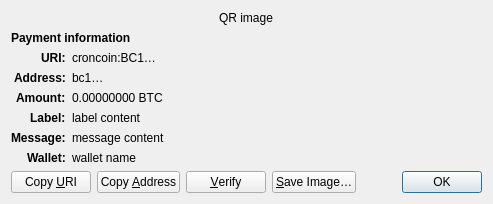
<?xml version="1.0" encoding="UTF-8"?>
<ui version="4.0">
 <class>ReceiveRequestDialog</class>
 <widget class="QDialog" name="ReceiveRequestDialog">
  <property name="geometry">
   <rect>
    <x>0</x>
    <y>0</y>
    <width>413</width>
    <height>229</height>
   </rect>
  </property>
  <property name="windowTitle">
   <string>Request payment to …</string>
  </property>
  <layout class="QGridLayout" name="gridLayout" columnstretch="0,1">
   <property name="sizeConstraint">
    <enum>QLayout::SetFixedSize</enum>
   </property>
   <item row="0" column="0" colspan="2" alignment="Qt::AlignHCenter">
    <widget class="QRImageWidget" name="qr_code">
     <property name="text">
      <string notr="true">QR image</string>
     </property>
     <property name="textInteractionFlags">
      <set>Qt::NoTextInteraction</set>
     </property>
    </widget>
   </item>
   <item row="1" column="0" colspan="2">
    <widget class="QLabel" name="payment_header">
     <property name="font">
      <font>
       <weight>75</weight>
       <bold>true</bold>
      </font>
     </property>
     <property name="text">
      <string>Payment information</string>
     </property>
     <property name="textInteractionFlags">
      <set>Qt::NoTextInteraction</set>
     </property>
    </widget>
   </item>
   <item row="2" column="0" alignment="Qt::AlignRight|Qt::AlignTop">
    <widget class="QLabel" name="uri_tag">
     <property name="font">
      <font>
       <weight>75</weight>
       <bold>true</bold>
      </font>
     </property>
     <property name="text">
      <string notr="true">URI:</string>
     </property>
     <property name="textFormat">
      <enum>Qt::PlainText</enum>
     </property>
     <property name="textInteractionFlags">
      <set>Qt::NoTextInteraction</set>
     </property>
    </widget>
   </item>
   <item row="2" column="1" alignment="Qt::AlignTop">
    <widget class="QLabel" name="uri_content">
     <property name="text">
      <string notr="true">croncoin:BC1…</string>
     </property>
     <property name="textFormat">
      <enum>Qt::RichText</enum>
     </property>
     <property name="wordWrap">
      <bool>true</bool>
     </property>
     <property name="textInteractionFlags">
      <set>Qt::TextSelectableByMouse</set>
     </property>
    </widget>
   </item>
   <item row="3" column="0" alignment="Qt::AlignRight|Qt::AlignTop">
    <widget class="QLabel" name="address_tag">
     <property name="font">
      <font>
       <weight>75</weight>
       <bold>true</bold>
      </font>
     </property>
     <property name="text">
      <string>Address:</string>
     </property>
     <property name="textInteractionFlags">
      <set>Qt::NoTextInteraction</set>
     </property>
    </widget>
   </item>
   <item row="3" column="1" alignment="Qt::AlignTop">
    <widget class="QLabel" name="address_content">
     <property name="text">
      <string notr="true">bc1…</string>
     </property>
     <property name="textFormat">
      <enum>Qt::PlainText</enum>
     </property>
     <property name="textInteractionFlags">
      <set>Qt::TextSelectableByMouse</set>
     </property>
    </widget>
   </item>
   <item row="4" column="0" alignment="Qt::AlignRight|Qt::AlignTop">
    <widget class="QLabel" name="amount_tag">
     <property name="font">
      <font>
       <weight>75</weight>
       <bold>true</bold>
      </font>
     </property>
     <property name="text">
      <string>Amount:</string>
     </property>
     <property name="textInteractionFlags">
      <set>Qt::NoTextInteraction</set>
     </property>
    </widget>
   </item>
   <item row="4" column="1" alignment="Qt::AlignTop">
    <widget class="QLabel" name="amount_content">
     <property name="text">
      <string notr="true">0.00000000 BTC</string>
     </property>
     <property name="textFormat">
      <enum>Qt::PlainText</enum>
     </property>
     <property name="textInteractionFlags">
      <set>Qt::TextSelectableByMouse</set>
     </property>
    </widget>
   </item>
   <item row="5" column="0" alignment="Qt::AlignRight|Qt::AlignTop">
    <widget class="QLabel" name="label_tag">
     <property name="font">
      <font>
       <weight>75</weight>
       <bold>true</bold>
      </font>
     </property>
     <property name="text">
      <string>Label:</string>
     </property>
     <property name="textInteractionFlags">
      <set>Qt::NoTextInteraction</set>
     </property>
    </widget>
   </item>
   <item row="5" column="1" alignment="Qt::AlignTop">
    <widget class="QLabel" name="label_content">
     <property name="text">
      <string notr="true">label content</string>
     </property>
     <property name="textFormat">
      <enum>Qt::PlainText</enum>
     </property>
     <property name="wordWrap">
      <bool>true</bool>
     </property>
     <property name="textInteractionFlags">
      <set>Qt::TextSelectableByMouse</set>
     </property>
    </widget>
   </item>
   <item row="6" column="0" alignment="Qt::AlignRight|Qt::AlignTop">
    <widget class="QLabel" name="message_tag">
     <property name="font">
      <font>
       <weight>75</weight>
       <bold>true</bold>
      </font>
     </property>
     <property name="text">
      <string>Message:</string>
     </property>
     <property name="textInteractionFlags">
      <set>Qt::NoTextInteraction</set>
     </property>
    </widget>
   </item>
   <item row="6" column="1" alignment="Qt::AlignTop">
    <widget class="QLabel" name="message_content">
     <property name="text">
      <string notr="true">message content</string>
     </property>
     <property name="textFormat">
      <enum>Qt::PlainText</enum>
     </property>
     <property name="wordWrap">
      <bool>true</bool>
     </property>
     <property name="textInteractionFlags">
      <set>Qt::TextSelectableByMouse</set>
     </property>
    </widget>
   </item>
   <item row="7" column="0" alignment="Qt::AlignRight|Qt::AlignTop">
    <widget class="QLabel" name="wallet_tag">
     <property name="font">
      <font>
       <weight>75</weight>
       <bold>true</bold>
      </font>
     </property>
     <property name="text">
      <string>Wallet:</string>
     </property>
     <property name="textInteractionFlags">
      <set>Qt::NoTextInteraction</set>
     </property>
    </widget>
   </item>
   <item row="7" column="1" alignment="Qt::AlignTop">
    <widget class="QLabel" name="wallet_content">
     <property name="text">
      <string notr="true">wallet name</string>
     </property>
     <property name="textFormat">
      <enum>Qt::PlainText</enum>
     </property>
     <property name="wordWrap">
      <bool>true</bool>
     </property>
     <property name="textInteractionFlags">
      <set>Qt::TextSelectableByMouse</set>
     </property>
    </widget>
   </item>
   <item row="8" column="0" colspan="2">
    <layout class="QHBoxLayout" name="horizontalLayout">
     <item>
      <widget class="QPushButton" name="btnCopyURI">
       <property name="text">
        <string>Copy &amp;URI</string>
       </property>
       <property name="autoDefault">
        <bool>false</bool>
       </property>
      </widget>
     </item>
     <item>
      <widget class="QPushButton" name="btnCopyAddress">
       <property name="text">
        <string>Copy &amp;Address</string>
       </property>
       <property name="autoDefault">
        <bool>false</bool>
       </property>
      </widget>
     </item>
     <item>
      <widget class="QPushButton" name="btnVerify">
       <property name="text">
        <string>&amp;Verify</string>
       </property>
       <property name="toolTip">
        <string>Verify this address on e.g. a hardware wallet screen</string>
       </property>
       <property name="autoDefault">
        <bool>false</bool>
       </property>
      </widget>
     </item>
     <item>
      <widget class="QPushButton" name="btnSaveAs">
       <property name="text">
        <string>&amp;Save Image…</string>
       </property>
       <property name="autoDefault">
        <bool>false</bool>
       </property>
      </widget>
     </item>
     <item>
      <spacer name="horizontalSpacer_2">
       <property name="orientation">
        <enum>Qt::Horizontal</enum>
       </property>
       <property name="sizeHint" stdset="0">
        <size>
         <width>40</width>
         <height>20</height>
        </size>
       </property>
      </spacer>
     </item>
     <item>
      <widget class="QDialogButtonBox" name="buttonBox">
       <property name="focusPolicy">
        <enum>Qt::StrongFocus</enum>
       </property>
       <property name="standardButtons">
        <set>QDialogButtonBox::Ok</set>
       </property>
      </widget>
     </item>
    </layout>
   </item>
  </layout>
 </widget>
 <customwidgets>
  <customwidget>
   <class>QRImageWidget</class>
   <extends>QLabel</extends>
   <header>qt/qrimagewidget.h</header>
  </customwidget>
 </customwidgets>
 <tabstops>
  <tabstop>buttonBox</tabstop>
  <tabstop>btnCopyURI</tabstop>
  <tabstop>btnCopyAddress</tabstop>
  <tabstop>btnSaveAs</tabstop>
 </tabstops>
 <resources/>
 <connections>
  <connection>
   <sender>buttonBox</sender>
   <signal>accepted()</signal>
   <receiver>ReceiveRequestDialog</receiver>
   <slot>accept()</slot>
   <hints>
    <hint type="sourcelabel">
     <x>135</x>
     <y>230</y>
    </hint>
    <hint type="destinationlabel">
     <x>135</x>
     <y>126</y>
    </hint>
   </hints>
  </connection>
 </connections>
</ui>
